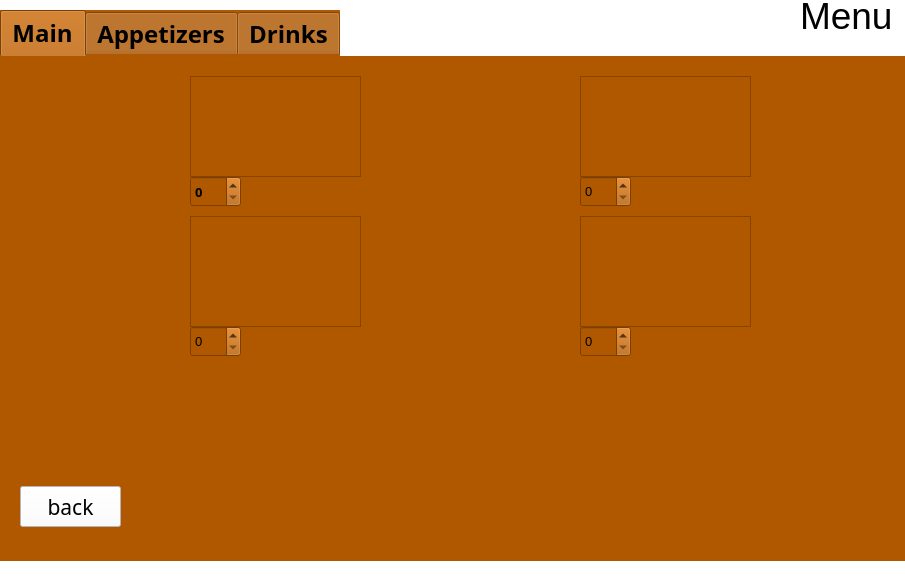
<?xml version="1.0" encoding="UTF-8"?>
<ui version="4.0">
 <class>menu</class>
 <widget class="QWidget" name="menu">
  <property name="geometry">
   <rect>
    <x>0</x>
    <y>0</y>
    <width>905</width>
    <height>581</height>
   </rect>
  </property>
  <property name="windowTitle">
   <string>Form</string>
  </property>
  <property name="styleSheet">
   <string notr="true">background-color: rgb(255, 255, 255);</string>
  </property>
  <widget class="QTabWidget" name="tabWidget">
   <property name="geometry">
    <rect>
     <x>0</x>
     <y>10</y>
     <width>911</width>
     <height>551</height>
    </rect>
   </property>
   <property name="font">
    <font>
     <family>Arial Rounded MT Bold</family>
     <pointsize>18</pointsize>
     <bold>true</bold>
    </font>
   </property>
   <property name="mouseTracking">
    <bool>true</bool>
   </property>
   <property name="tabletTracking">
    <bool>true</bool>
   </property>
   <property name="styleSheet">
    <string notr="true">background-color: rgb(240, 205, 123);
background-color: rgb(224, 112, 0);
background-color: rgb(137, 206, 0);
background-color: rgb(85, 255, 255);
border-right-color: rgb(255, 198, 84);
selection-color: rgb(170, 170, 127);
border-color: rgb(255, 204, 74);
background-color: rgb(170, 255, 127);
background-color: rgb(239, 120, 0);
background-color: rgb(226, 113, 0);
background-color: rgb(175, 88, 0);</string>
   </property>
   <property name="currentIndex">
    <number>0</number>
   </property>
   <widget class="QWidget" name="tab">
    <attribute name="title">
     <string>Main</string>
    </attribute>
    <widget class="QTextBrowser" name="food11">
     <property name="geometry">
      <rect>
       <x>190</x>
       <y>20</y>
       <width>171</width>
       <height>101</height>
      </rect>
     </property>
     <property name="font">
      <font>
       <family>Arial Rounded MT Bold</family>
       <pointsize>10</pointsize>
      </font>
     </property>
     <property name="autoFillBackground">
      <bool>true</bool>
     </property>
     <property name="styleSheet">
      <string notr="true"/>
     </property>
     <property name="lineWidth">
      <number>0</number>
     </property>
    </widget>
    <widget class="QSpinBox" name="food11c">
     <property name="geometry">
      <rect>
       <x>190</x>
       <y>120</y>
       <width>51</width>
       <height>31</height>
      </rect>
     </property>
     <property name="font">
      <font>
       <family>Arial Rounded MT Bold</family>
       <pointsize>10</pointsize>
       <bold>true</bold>
      </font>
     </property>
    </widget>
    <widget class="QTextBrowser" name="food12">
     <property name="geometry">
      <rect>
       <x>190</x>
       <y>160</y>
       <width>171</width>
       <height>111</height>
      </rect>
     </property>
     <property name="font">
      <font>
       <pointsize>10</pointsize>
      </font>
     </property>
     <property name="autoFillBackground">
      <bool>true</bool>
     </property>
    </widget>
    <widget class="QSpinBox" name="food12c">
     <property name="geometry">
      <rect>
       <x>190</x>
       <y>270</y>
       <width>51</width>
       <height>31</height>
      </rect>
     </property>
     <property name="font">
      <font>
       <pointsize>10</pointsize>
      </font>
     </property>
    </widget>
    <widget class="QTextBrowser" name="food13">
     <property name="geometry">
      <rect>
       <x>580</x>
       <y>20</y>
       <width>171</width>
       <height>101</height>
      </rect>
     </property>
     <property name="font">
      <font>
       <pointsize>10</pointsize>
      </font>
     </property>
     <property name="autoFillBackground">
      <bool>true</bool>
     </property>
    </widget>
    <widget class="QSpinBox" name="food13c">
     <property name="geometry">
      <rect>
       <x>580</x>
       <y>120</y>
       <width>51</width>
       <height>31</height>
      </rect>
     </property>
     <property name="font">
      <font>
       <pointsize>10</pointsize>
      </font>
     </property>
    </widget>
    <widget class="QTextBrowser" name="food14">
     <property name="geometry">
      <rect>
       <x>580</x>
       <y>160</y>
       <width>171</width>
       <height>111</height>
      </rect>
     </property>
     <property name="font">
      <font>
       <pointsize>10</pointsize>
      </font>
     </property>
     <property name="autoFillBackground">
      <bool>true</bool>
     </property>
    </widget>
    <widget class="QSpinBox" name="food14c">
     <property name="geometry">
      <rect>
       <x>580</x>
       <y>270</y>
       <width>51</width>
       <height>31</height>
      </rect>
     </property>
     <property name="font">
      <font>
       <pointsize>10</pointsize>
      </font>
     </property>
    </widget>
    <widget class="QPushButton" name="pushButton_4">
     <property name="geometry">
      <rect>
       <x>20</x>
       <y>430</y>
       <width>101</width>
       <height>41</height>
      </rect>
     </property>
     <property name="font">
      <font>
       <family>Arial Rounded MT Bold</family>
       <pointsize>16</pointsize>
      </font>
     </property>
     <property name="styleSheet">
      <string notr="true">background-color: rgb(255, 157, 19);
background-color: rgb(255, 255, 255);
background-color: rgb(255, 255, 255);
background-color: rgb(255, 255, 255);</string>
     </property>
     <property name="text">
      <string>back</string>
     </property>
    </widget>
    <widget class="QLabel" name="label_3">
     <property name="geometry">
      <rect>
       <x>10</x>
       <y>10</y>
       <width>171</width>
       <height>111</height>
      </rect>
     </property>
     <property name="text">
      <string/>
     </property>
     <property name="pixmap">
      <pixmap resource="pic.qrc">:/chaofan.jpg</pixmap>
     </property>
     <property name="scaledContents">
      <bool>true</bool>
     </property>
    </widget>
    <widget class="QLabel" name="label_4">
     <property name="geometry">
      <rect>
       <x>400</x>
       <y>10</y>
       <width>171</width>
       <height>111</height>
      </rect>
     </property>
     <property name="text">
      <string/>
     </property>
     <property name="pixmap">
      <pixmap resource="pic.qrc">:/chaofen.jpeg</pixmap>
     </property>
     <property name="scaledContents">
      <bool>true</bool>
     </property>
    </widget>
    <widget class="QLabel" name="label_5">
     <property name="geometry">
      <rect>
       <x>10</x>
       <y>160</y>
       <width>171</width>
       <height>111</height>
      </rect>
     </property>
     <property name="text">
      <string/>
     </property>
     <property name="pixmap">
      <pixmap resource="pic.qrc">:/jiaozi.jpg</pixmap>
     </property>
     <property name="scaledContents">
      <bool>true</bool>
     </property>
    </widget>
    <widget class="QLabel" name="label_6">
     <property name="geometry">
      <rect>
       <x>400</x>
       <y>160</y>
       <width>171</width>
       <height>111</height>
      </rect>
     </property>
     <property name="text">
      <string/>
     </property>
     <property name="pixmap">
      <pixmap resource="pic.qrc">:/tofu.jpeg</pixmap>
     </property>
     <property name="scaledContents">
      <bool>true</bool>
     </property>
    </widget>
   </widget>
   <widget class="QWidget" name="tab_2">
    <attribute name="title">
     <string>Appetizers</string>
    </attribute>
    <widget class="QTextBrowser" name="food21">
     <property name="geometry">
      <rect>
       <x>190</x>
       <y>20</y>
       <width>171</width>
       <height>111</height>
      </rect>
     </property>
     <property name="font">
      <font>
       <family>Arial Rounded MT Bold</family>
       <pointsize>10</pointsize>
      </font>
     </property>
     <property name="autoFillBackground">
      <bool>true</bool>
     </property>
     <property name="styleSheet">
      <string notr="true">border-color: rgb(255, 255, 255);</string>
     </property>
    </widget>
    <widget class="QSpinBox" name="food21c">
     <property name="geometry">
      <rect>
       <x>190</x>
       <y>130</y>
       <width>51</width>
       <height>31</height>
      </rect>
     </property>
     <property name="font">
      <font>
       <family>Arial Rounded MT Bold</family>
       <pointsize>10</pointsize>
       <bold>true</bold>
      </font>
     </property>
    </widget>
    <widget class="QLabel" name="label_2">
     <property name="geometry">
      <rect>
       <x>20</x>
       <y>20</y>
       <width>161</width>
       <height>111</height>
      </rect>
     </property>
     <property name="text">
      <string/>
     </property>
     <property name="pixmap">
      <pixmap resource="pic.qrc">:/vegieSoup.jpg</pixmap>
     </property>
     <property name="scaledContents">
      <bool>true</bool>
     </property>
    </widget>
   </widget>
   <widget class="QWidget" name="tab_3">
    <attribute name="title">
     <string>Drinks</string>
    </attribute>
    <widget class="QTextBrowser" name="food11_2">
     <property name="geometry">
      <rect>
       <x>200</x>
       <y>20</y>
       <width>171</width>
       <height>81</height>
      </rect>
     </property>
     <property name="font">
      <font>
       <family>Arial Rounded MT Bold</family>
       <pointsize>10</pointsize>
      </font>
     </property>
     <property name="autoFillBackground">
      <bool>true</bool>
     </property>
     <property name="styleSheet">
      <string notr="true"/>
     </property>
     <property name="lineWidth">
      <number>0</number>
     </property>
     <property name="html">
      <string>&lt;!DOCTYPE HTML PUBLIC &quot;-//W3C//DTD HTML 4.0//EN&quot; &quot;http://www.w3.org/TR/REC-html40/strict.dtd&quot;&gt;
&lt;html&gt;&lt;head&gt;&lt;meta name=&quot;qrichtext&quot; content=&quot;1&quot; /&gt;&lt;meta charset=&quot;utf-8&quot; /&gt;&lt;style type=&quot;text/css&quot;&gt;
p, li { white-space: pre-wrap; }
hr { height: 1px; border-width: 0; }
li.unchecked::marker { content: &quot;\2610&quot;; }
li.checked::marker { content: &quot;\2612&quot;; }
&lt;/style&gt;&lt;/head&gt;&lt;body style=&quot; font-family:'Arial Rounded MT Bold'; font-size:10pt; font-weight:400; font-style:normal;&quot;&gt;
&lt;p style=&quot;-qt-paragraph-type:empty; margin-top:0px; margin-bottom:0px; margin-left:0px; margin-right:0px; -qt-block-indent:0; text-indent:0px;&quot;&gt;&lt;br /&gt;&lt;/p&gt;&lt;/body&gt;&lt;/html&gt;</string>
     </property>
    </widget>
    <widget class="QLabel" name="label_7">
     <property name="geometry">
      <rect>
       <x>20</x>
       <y>20</y>
       <width>171</width>
       <height>81</height>
      </rect>
     </property>
     <property name="text">
      <string/>
     </property>
     <property name="pixmap">
      <pixmap resource="pic.qrc">:/drinks.jpeg</pixmap>
     </property>
     <property name="scaledContents">
      <bool>true</bool>
     </property>
    </widget>
    <widget class="QSpinBox" name="food11c_2">
     <property name="geometry">
      <rect>
       <x>200</x>
       <y>100</y>
       <width>51</width>
       <height>31</height>
      </rect>
     </property>
     <property name="font">
      <font>
       <family>Arial Rounded MT Bold</family>
       <pointsize>10</pointsize>
       <bold>true</bold>
      </font>
     </property>
    </widget>
   </widget>
  </widget>
  <widget class="QLabel" name="label">
   <property name="geometry">
    <rect>
     <x>800</x>
     <y>-10</y>
     <width>101</width>
     <height>51</height>
    </rect>
   </property>
   <property name="font">
    <font>
     <family>Segoe UI</family>
     <pointsize>28</pointsize>
     <italic>false</italic>
     <bold>false</bold>
    </font>
   </property>
   <property name="styleSheet">
    <string notr="true">color: rgb(0, 0, 0);
font: 11pt &quot;Segoe UI&quot;;
font: 48pt &quot;Segoe UI&quot;;
font: 28pt &quot;Segoe UI&quot;;</string>
   </property>
   <property name="text">
    <string>Menu</string>
   </property>
  </widget>
 </widget>
 <resources>
  <include location="pic.qrc"/>
 </resources>
 <connections/>
</ui>
